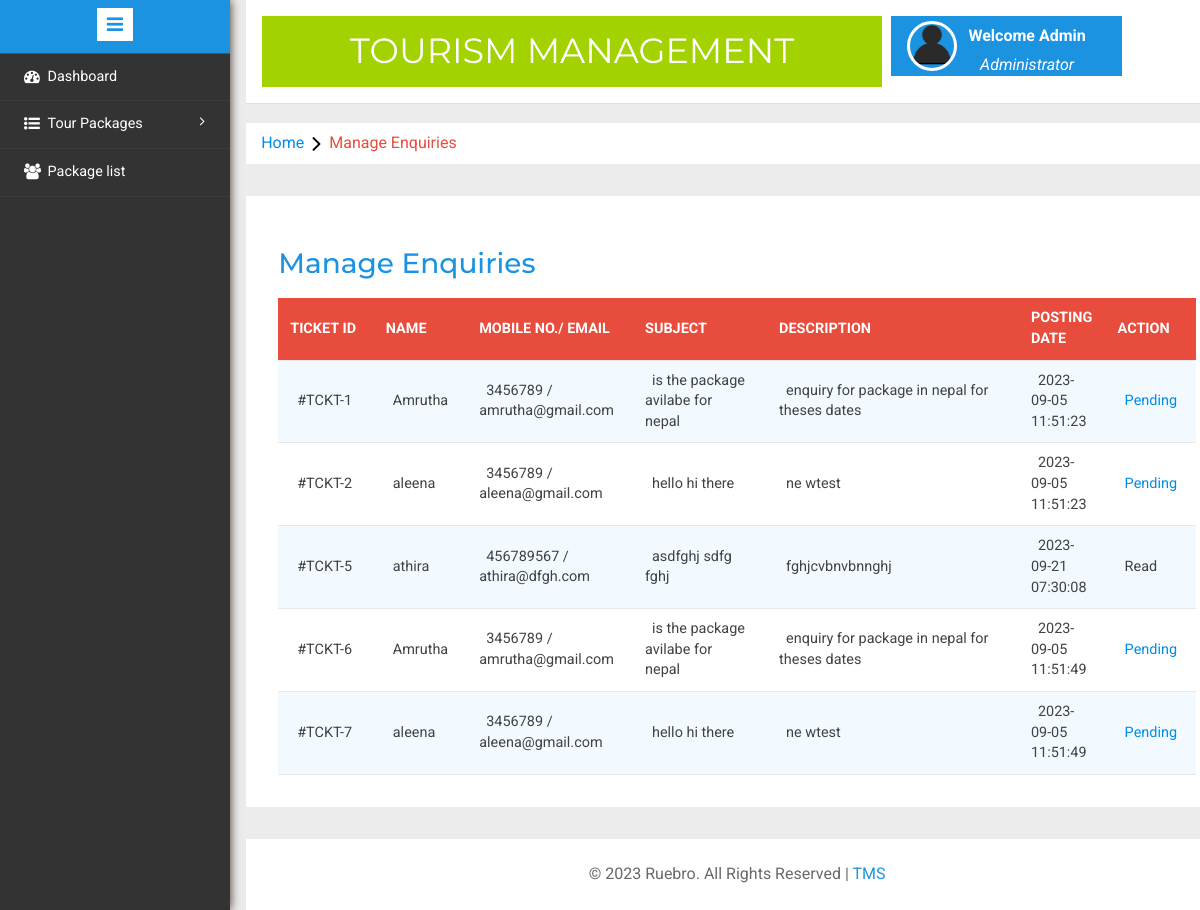
The app's page /adminnew/manage-enquires.php (signed in) with its own data.
### tables this page shows
CREATE TABLE `tblenquiry` (
  `id` int(11) NOT NULL,
  `FullName` varchar(100) DEFAULT NULL,
  `EmailId` varchar(100) DEFAULT NULL,
  `MobileNumber` char(10) DEFAULT NULL,
  `Subject` varchar(100) DEFAULT NULL,
  `Description` mediumtext DEFAULT NULL,
  `PostingDate` timestamp NULL DEFAULT current_timestamp(),
  `Status` int(1) DEFAULT NULL
);

### adminnew/manage-enquires.php (the view, shortened to what this page needs)
<?php
include('includes/config.php');
if(strlen($_SESSION['alogin'])==0)
	{
header('location:index.php');
}
else{
	?>
<!DOCTYPE HTML>
<html>
<head>
<link href="css/bootstrap.min.css" rel='stylesheet' type='text/css' />
<link href="css/style.css" rel='stylesheet' type='text/css' />
<link rel="stylesheet" href="css/morris.css" type="text/css"/>
<link href="css/font-awesome.css" rel="stylesheet">
<link rel="stylesheet" type="text/css" href="css/table-style.css" />
<link rel="stylesheet" type="text/css" href="css/basictable.css" />
<link rel="stylesheet" href="css/icon-font.min.css" type='text/css' />
</head>
<body>
   <div class="page-container">
<div class="left-content">
	   <div class="mother-grid-inner">
				<?php include('includes/header.php');?>
				</div>
<ol class="breadcrumb">
                <li class="breadcrumb-item"><a href="index.html">Home</a><i class="fa fa-angle-right"></i>Manage Enquiries</li>
            </ol>
<div class="agile-grids">
				<div class="agile-tables">
					<div class="w3l-table-info">
					  <h2>Manage Enquiries</h2>
					    <table id="table">
						<thead>
						  <tr>
						  <th>Ticket id</th>
							<th>Name</th>
							<th>Mobile No./ Email</th>
							<th>Subject </th>
							<th>Description </th>
							<th>Posting date </th>
							<th>Action </th>
						  </tr>
						</thead>
						<tbody>
<?php $sql = "SELECT * from tblenquiry";
$query = $dbh -> prepare($sql);
$query->execute();
$results=$query->fetchAll(PDO::FETCH_OBJ);
if($query->rowCount() > 0)
{
foreach($results as $result)
{				?>
						  <tr>
							<td width="120">#TCKT-<?php echo htmlentities($result->id);?></td>
							<td width="50"><?php echo htmlentities($result->FullName);?></td>
								<td width="50"><?php echo htmlentities($result->MobileNumber);?> /<br />
								<?php echo $result->EmailId;?></td>
							<td width="200"><?php echo htmlentities($result->Subject);?></a></td>
							<td width="400"><?php echo htmlentities($result->Description);?></td>
								<td width="50"><?php echo htmlentities($result->PostingDate);?></td>
								<?php if($result->Status==1)
{
	?><td>Read</td>
<?php } else {?>
<td><a href="manage-enquires.php?eid=<?php echo htmlentities($result->id);?>" onclick="return confirm('Do you really want to read')" >Pending</a>
</td>
<?php } ?>
</tr>
						 <?php } }?>
						</tbody>
					  </table>
					</div>
			</div>
<?php include('includes/footer.php');?>
</div>
</div>
						<?php include('includes/sidebarmenu.php');?>
							</div>
</body>
</html>
<?php } ?>

### adminnew/css/table-style.css (style rules this page uses)
table { background: white; border-collapse: collapse; margin: 1.25em 0 0; width: 100%; }
table tr, table th, table td { border: none; border-bottom: 1px solid #e8e8e8; font-size: .95em; }
table th, table td { padding: 10px 12px; text-align: left; }
table th { background: #e74c3c; color: #fff; text-transform: uppercase; }
table tr td { background: #f3faff; color: #424242; }
table tr:nth-of-type(2n+2) td { background: #ffffff; }
table { width: 100%; }

### records on screen
tblenquiry: id "1", FullName "Amrutha", MobileNumber "3456789", EmailId "amrutha@gmail.com", Subject "is the package avilabe for nepal", Description "enquiry for package in nepal for theses dates", PostingDate "2023-09-05 11:51:23"
tblenquiry: id "2", FullName "aleena", MobileNumber "3456789", EmailId "aleena@gmail.com", Subject "hello hi there", Description "ne wtest", PostingDate "2023-09-05 11:51:23"
tblenquiry: id "5", FullName "athira", MobileNumber "456789567", EmailId "athira@dfgh.com", Subject "asdfghj sdfg fghj", Description "fghjcvbnvbnnghj", PostingDate "2023-09-21 07:30:08", Status "Read"
tblenquiry: id "6", FullName "Amrutha", MobileNumber "3456789", EmailId "amrutha@gmail.com", Subject "is the package avilabe for nepal", Description "enquiry for package in nepal for theses dates", PostingDate "2023-09-05 11:51:49"
tblenquiry: id "7", FullName "aleena", MobileNumber "3456789", EmailId "aleena@gmail.com", Subject "hello hi there", Description "ne wtest", PostingDate "2023-09-05 11:51:49"
